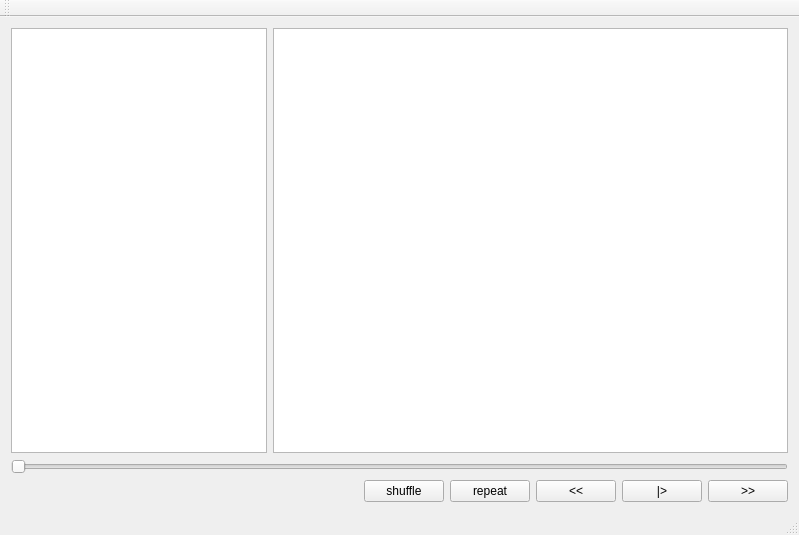
<?xml version="1.0" encoding="UTF-8"?>
<ui version="4.0">
 <class>MainWindow</class>
 <widget class="QMainWindow" name="MainWindow">
  <property name="geometry">
   <rect>
    <x>0</x>
    <y>0</y>
    <width>799</width>
    <height>535</height>
   </rect>
  </property>
  <property name="windowTitle">
   <string>MainWindow</string>
  </property>
  <property name="layoutDirection">
   <enum>Qt::LeftToRight</enum>
  </property>
  <widget class="QWidget" name="centralWidget">
   <layout class="QGridLayout" name="gridLayout">
    <item row="0" column="2" colspan="7">
     <widget class="QListWidget" name="song_list"/>
    </item>
    <item row="0" column="0" colspan="2">
     <widget class="QListWidget" name="menu_list"/>
    </item>
    <item row="2" column="7">
     <widget class="QPushButton" name="play_pause">
      <property name="text">
       <string>|&gt;</string>
      </property>
     </widget>
    </item>
    <item row="2" column="8">
     <widget class="QPushButton" name="jump_forward">
      <property name="text">
       <string>&gt;&gt;</string>
      </property>
     </widget>
    </item>
    <item row="2" column="6">
     <widget class="QPushButton" name="jump_backward">
      <property name="text">
       <string>&lt;&lt;</string>
      </property>
     </widget>
    </item>
    <item row="2" column="0" colspan="4">
     <widget class="QLabel" name="now_playing_text">
      <property name="text">
       <string/>
      </property>
     </widget>
    </item>
    <item row="1" column="0" colspan="9">
     <widget class="QSlider" name="progress_slider">
      <property name="orientation">
       <enum>Qt::Horizontal</enum>
      </property>
     </widget>
    </item>
    <item row="2" column="4">
     <widget class="QPushButton" name="shuffle_button">
      <property name="text">
       <string>shuffle</string>
      </property>
     </widget>
    </item>
    <item row="2" column="5">
     <widget class="QPushButton" name="repeat_button">
      <property name="text">
       <string>repeat</string>
      </property>
     </widget>
    </item>
   </layout>
  </widget>
  <widget class="QMenuBar" name="menuBar">
   <property name="geometry">
    <rect>
     <x>0</x>
     <y>0</y>
     <width>799</width>
     <height>25</height>
    </rect>
   </property>
  </widget>
  <widget class="QToolBar" name="mainToolBar">
   <attribute name="toolBarArea">
    <enum>TopToolBarArea</enum>
   </attribute>
   <attribute name="toolBarBreak">
    <bool>false</bool>
   </attribute>
  </widget>
  <widget class="QStatusBar" name="statusBar"/>
 </widget>
 <layoutdefault spacing="6" margin="11"/>
 <resources/>
 <connections/>
</ui>
